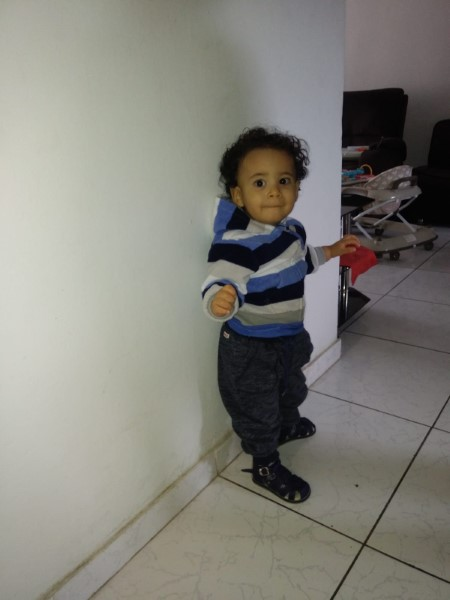
#> input picture images/yahre1.jpg, 450 x 600 px
$ python pillow8.py
#> lines starting #> are read from the running program, lines starting #| are printed output that depends on the picture
from PIL import Image, ImageChops, ImageFilter
from matplotlib import pyplot as plt

img = Image.open("./images/yahre1.jpg")
#> img is the input picture: PIL image 450x600 RGB; mean R, G, B 130.6, 129.1, 122
img1 = Image.open("./images/liam1.jpg")
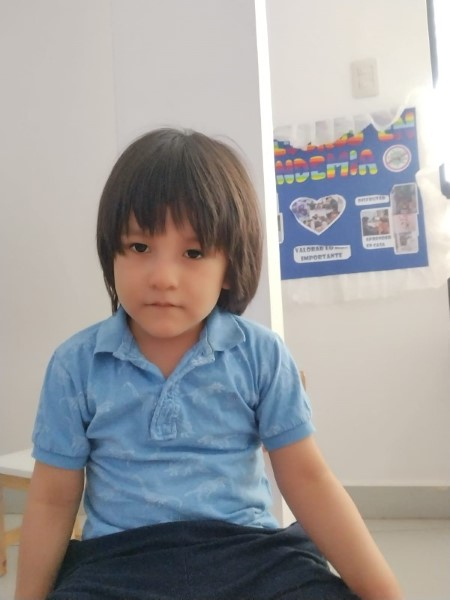
#> input picture images/liam1.jpg, 450 x 600 px
#> img1 is the input picture: PIL image 450x600 RGB; mean R, G, B 158.5, 156.5, 156.9

img.show()
img1.show()
print("image size: ", img.size, "colour mode: ", img._mode)
#| image size:  (450, 600) colour mode:  RGB
print("image size 1: ", img1.size, "colour mode: ", img1._mode)
#| image size 1:  (450, 600) colour mode:  RGB

plt.subplot(121), plt.imshow(img)
plt.axis('off')
plt.subplot(122), plt.imshow(img1)
plt.axis('off')

# multilpy images:
merged = ImageChops.multiply(img, img1)
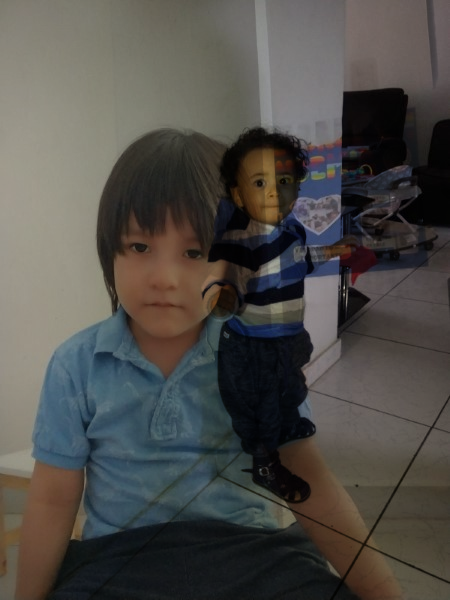
#> merged: PIL image 450x600 RGB; mean R, G, B 79.6, 77.3, 73.4
merged.show()

add = ImageChops.add(img, img1)
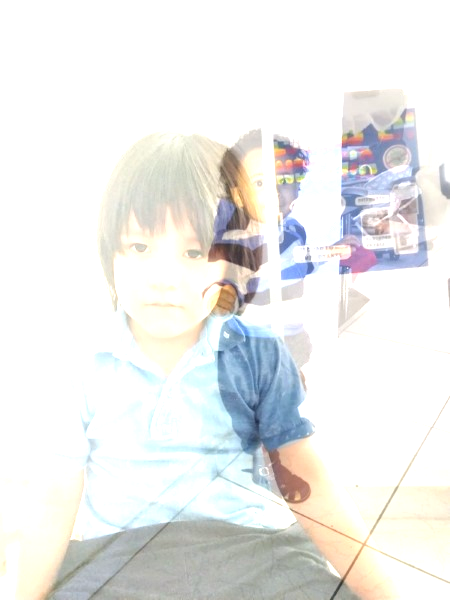
#> add: PIL image 450x600 RGB; mean R, G, B 235.9, 236.5, 235
add.show()
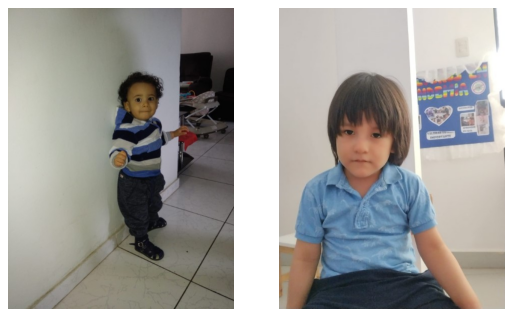
#> figure drawn by matplotlib, 2 panels
